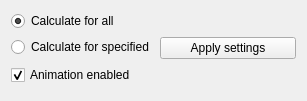
<?xml version="1.0" encoding="UTF-8"?>
<ui version="4.0">
 <class>settingsWindow</class>
 <widget class="QWidget" name="settingsWindow">
  <property name="geometry">
   <rect>
    <x>0</x>
    <y>0</y>
    <width>307</width>
    <height>101</height>
   </rect>
  </property>
  <property name="minimumSize">
   <size>
    <width>307</width>
    <height>101</height>
   </size>
  </property>
  <property name="maximumSize">
   <size>
    <width>307</width>
    <height>101</height>
   </size>
  </property>
  <property name="windowTitle">
   <string>Preferences</string>
  </property>
  <layout class="QFormLayout" name="formLayout">
   <item row="1" column="0">
    <widget class="QRadioButton" name="forSpecRBtn">
     <property name="text">
      <string>Calculate for specified</string>
     </property>
    </widget>
   </item>
   <item row="0" column="0">
    <widget class="QRadioButton" name="forAllRBtn">
     <property name="text">
      <string>Calculate for all</string>
     </property>
     <property name="checked">
      <bool>true</bool>
     </property>
    </widget>
   </item>
   <item row="1" column="1">
    <widget class="QPushButton" name="applyBtn">
     <property name="text">
      <string>Apply settings</string>
     </property>
    </widget>
   </item>
   <item row="2" column="0">
    <widget class="QCheckBox" name="animToggle">
     <property name="text">
      <string>Animation enabled</string>
     </property>
     <property name="checked">
      <bool>true</bool>
     </property>
    </widget>
   </item>
  </layout>
 </widget>
 <resources/>
 <connections/>
</ui>
